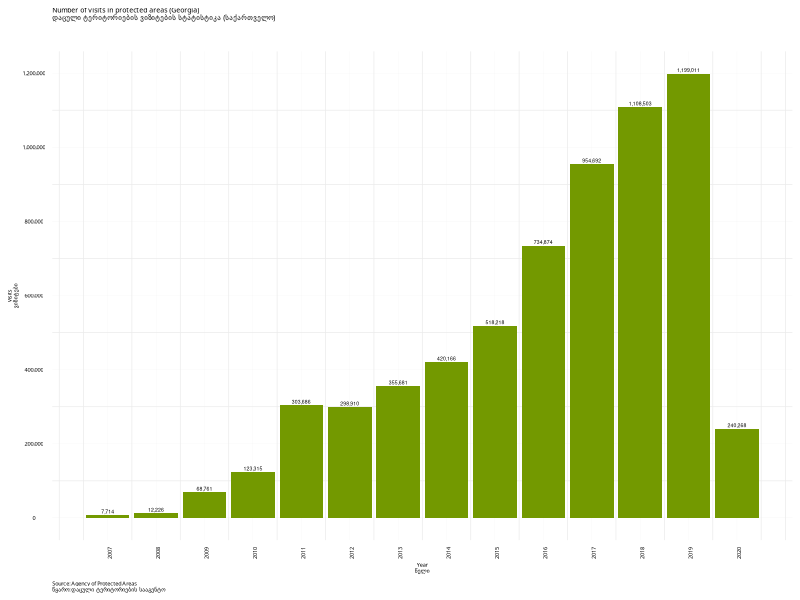

This figure's R source: (Note: this script raises an error after producing the figure.)
rm(list=ls())    # clear the workspace

#=== Temur Gugushvii === 
# Author https://temurgugushvili.ge/
# Data source https://apa.gov.ge/ge/statistika/vizitorta-statistika

#libraries

library(ggplot2)
library(tidyverse)

# import data

tg_pa_visitors <- readr::read_csv("data/pa_visitors.csv",
                                   col_types = cols(year = "n",
                                                    visits = "n",
                                                    pa = "c"))

#Prepare data for visualization (filter data)

tg_pa_visitors <- tg_pa_visitors %>% 
                  dplyr::filter(pa == "pa_total")


#Build the visualization 

tg_pa_visitors_diagram <- ggplot2::ggplot(tg_pa_visitors, aes(year, visits)) +
                          geom_col(fill = "#739900") +
                          geom_text(label = scales::comma(tg_pa_visitors$visits), size = 1.3, vjust = -0.4, nudge_y = 0.5)+
                          theme_minimal(base_family="Sylfaen")+
                          theme(axis.title.x = element_text(colour="black", size=4, hjust=0.5),
                                axis.title.y = element_text(colour="black", size=4, hjust=0.5),
                                axis.text.x=element_text(angle = 90, hjust=0.5, size=4, colour="black"),
                                axis.text.y=element_text(angle = 0, hjust=0.5, size=4, colour="black"),
                                plot.caption = element_text(size=4, colour="black", hjust=0),
                                plot.title=element_text(colour="black", size=5),
                                panel.grid.major = element_line(size = 0.05))+
                          labs(title = "Number of visits in protected areas (Georgia)\nდაცული ტერიტორიების ვიზიტების სტატისტიკა (საქართველო)",
                               subtitle ="",
                               caption = "Source: Agency of Protected Areas \nწყარო: დაცული ტერიტორიების სააგენტო",
                               x = "Year\nწელი",
                               y = "Visits\nვიზიტები")+
                          scale_y_continuous(breaks=seq(0, 120000000, 200000), labels = scales::comma)+
                          scale_x_continuous(breaks=seq(2007, 2020, 1))

#Save the ggplot
ggsave("visualization/tg_pa_visitors_diagram.JPEG", 
       plot = tg_pa_visitors_diagram,
       units = "mm",
       width = 100,
       height = 75) 
                 
